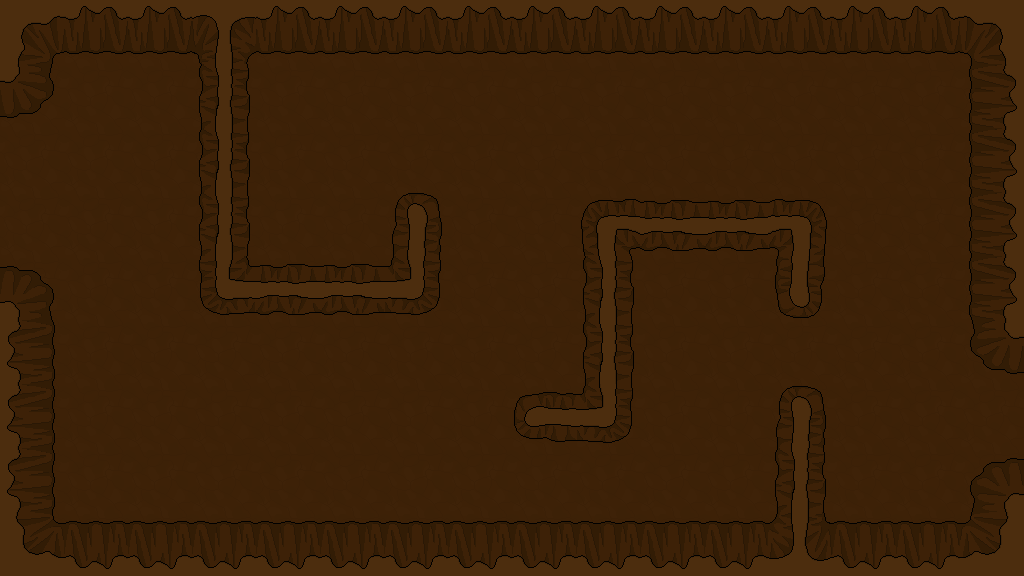

A 2D game scene composited from a Tiled map and its tileset images. What follows is a short description and the map's XML, with every tile layer's data as written:
An orthogonal 16x9 tile map with 64x64 px tiles, 1 tile layer (Tile Layer 1).

<map version="1.0" orientation="orthogonal" width="16" height="9" tilewidth="64" tileheight="64">
 <tileset firstgid="1" name="backgroundTiles" tilewidth="64" tileheight="64">
  <image source="../backgroundTiles.png" width="12480" height="64" />
 </tileset>
 <layer name="Tile Layer 1" width="16" height="9">
  <data encoding="csv">
151,152,11,166,11,11,11,11,11,11,11,11,11,11,11,153,
154,6,6,168,6,6,6,6,6,6,6,6,6,6,6,14,
53,6,6,168,6,6,6,6,6,6,6,6,6,6,6,14,
53,6,6,168,6,6,167,6,6,181,173,173,179,6,6,161,
155,6,6,182,173,173,180,6,6,168,6,6,176,6,6,161,
158,6,6,6,6,6,6,6,6,168,6,6,6,6,6,157,
158,6,6,6,6,6,6,6,170,180,6,6,175,6,6,6,
158,6,6,6,6,6,6,6,6,6,6,6,168,6,6,156,
159,160,160,160,160,160,160,160,160,160,160,160,177,160,160,162
</data>
 </layer>
</map>
